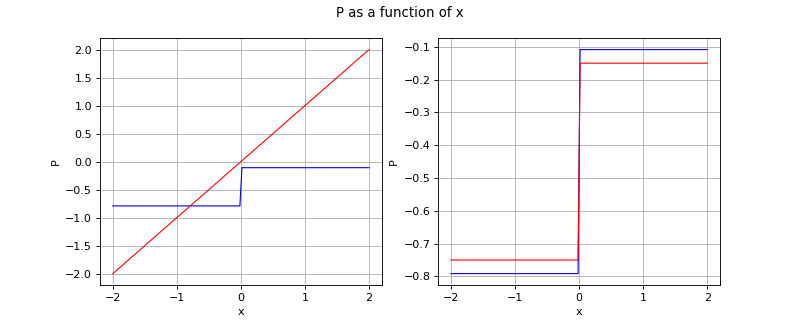

The script that drew this image:
import openturns as ot
import otrobopt
from matplotlib import pyplot as plt
from openturns.viewer import View

thetaDist = ot.Normal(2.0, 0.1)
if 'JointChanceMeasure' == 'WorstCaseMeasure':
    thetaDist = ot.Uniform(-1.0, 4.0)
elif 'ChanceMeasure' in 'JointChanceMeasure':
    thetaDist = ot.Normal(1.0, 1.0)

f_base = ot.SymbolicFunction(['x', 'theta'], ['x*theta'])
f = ot.ParametricFunction(f_base, [1], thetaDist.getMean())

if 'JointChanceMeasure' == 'JointChanceMeasure':
    measure = otrobopt.JointChanceMeasure(f, thetaDist, ot.GreaterOrEqual(), 0.95)
elif 'JointChanceMeasure' == 'IndividualChanceMeasure':
    measure = otrobopt.IndividualChanceMeasure(f,thetaDist, ot.GreaterOrEqual(), [0.95])
elif 'JointChanceMeasure' == 'MeanStandardDeviationTradeoffMeasure':
    measure =  otrobopt.MeanStandardDeviationTradeoffMeasure(f, thetaDist, [0.8])
elif 'JointChanceMeasure' == 'QuantileMeasure':
    measure =  otrobopt.QuantileMeasure(f, thetaDist, 0.99)
else:
    measure = otrobopt.JointChanceMeasure(f, thetaDist)

N = 10
experiment = ot.LHSExperiment(N)
factory = otrobopt.MeasureFactory(experiment)
discretizedMeasure = factory.build(measure)

continuous_measure = otrobopt.MeasureFunction(measure)
discretized_measure = otrobopt.MeasureFunction(discretizedMeasure)

x_min = -2.0
x_max = 2.0
n_points = 128

parametric_graph = f.draw(x_min, x_max, n_points)
continuous_graph = continuous_measure.draw(x_min, x_max, n_points)
discretized_graph = discretized_measure.draw(x_min, x_max, n_points)

parametric_curve = parametric_graph.getDrawable(0)
discretized_curve = discretized_graph.getDrawable(0)

left_graph = ot.Graph(continuous_graph)
left_graph.add(parametric_curve)
#left_graph.setLegends(['measure', 'parametric function'])
#left_graph.setLegendPosition('topright')
left_graph.setColors(['blue', 'red'])

right_graph = ot.Graph(continuous_graph)
right_graph.add(discretized_curve)
#right_graph.setLegends(['measure', 'discretized measure'])
#right_graph.setLegendPosition('topright')
right_graph.setColors(['blue', 'red'])

fig = plt.figure(figsize=(10, 4))
plt.suptitle(str(measure))
left_axis = fig.add_subplot(121)
right_axis = fig.add_subplot(122)

View(left_graph, figure=fig, axes=[left_axis], add_legend=False)
View(right_graph, figure=fig, axes=[right_axis], add_legend=False)
